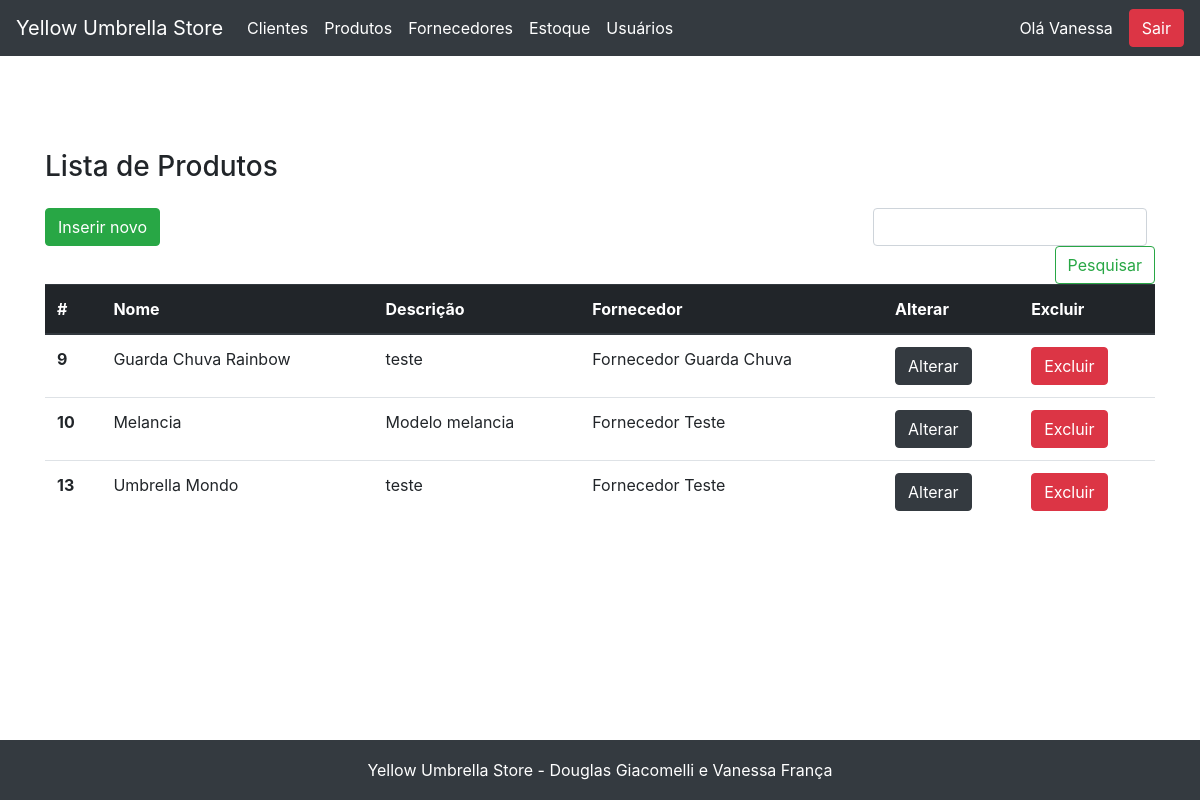
Page /produto/view_produtos.php (signed in) on the committed database.
### tables this page shows
CREATE TABLE `produto` (
  `id` int NOT NULL AUTO_INCREMENT,
  `nome` varchar(255) NOT NULL,
  `descricao` text NOT NULL,
  `imagem` varchar(255) NOT NULL,
  `fornecedor_id` int DEFAULT NULL,
  PRIMARY KEY (`id`),
  KEY `fornecedor_id` (`fornecedor_id`),
  CONSTRAINT `produto_ibfk_1` FOREIGN KEY (`fornecedor_id`) REFERENCES `fornecedor` (`id`)
);

CREATE TABLE `fornecedor` (
  `id` int NOT NULL AUTO_INCREMENT,
  `nome` varchar(255) NOT NULL,
  `descricao` text NOT NULL,
  `email` varchar(255) NOT NULL,
  `telefone` varchar(255) NOT NULL,
  `endereco_id` int DEFAULT NULL,
  PRIMARY KEY (`id`),
  KEY `endereco_id` (`endereco_id`),
  CONSTRAINT `fornecedor_ibfk_2` FOREIGN KEY (`endereco_id`) REFERENCES `endereco` (`id`) ON DELETE CASCADE ON UPDATE RESTRICT
);

### fachada.php (called while the page is built, shortened)
<?php
include_once('model/Produto.php');
include_once('dao/mysql/MysqlDaoFactory.php');
$factory = new MysqlDaofactory();
?>

### dao/mysql/MysqlDaoFactory.php (called while the page is built, shortened)
<?php
include_once('MysqlProdutoDao.php');
class MysqlDaofactory extends DaoFactory {
    private $host = "localhost";
    private $db_name = "web2";
    private $port = "3306";
    private $username = "root";
    private $password = "v6a10fr4nc486";
    public function getConnection(){
        $this->conn = null;
        $dsn="mysql:host=" . $this->host . ";port=" . $this->port . ";dbname=" . $this->db_name;
        try{
            $this->conn = new PDO($dsn, $this->username, $this->password);
      }catch(PDOException $exception){
            echo "Connection error: " . $exception->getMessage() . "\n";
            echo "DSN = " . $dsn;
        }
        return $this->conn;
    }
    public function getProdutoDao() {
        return new MysqlProdutoDao($this->getConnection());
    }
}
?>

### dao/DAO.php (called while the page is built, shortened)
<?php
abstract class DAO {
    public function __construct($conn){
        $this->conn = $conn;
    }
}
?>

### dao/mysql/MysqlProdutoDao.php (called while the page is built, shortened)
<?php
include_once($_SERVER['DOCUMENT_ROOT'].'/yellow_umbrella/dao/DAO.php');
class MysqlProdutoDao extends DAO implements ProdutoDao {
    private $table_name = 'produto';
    public function buscaTodos() {
        $query = "SELECT
                    p.id, p.nome, p.descricao, p.imagem, fornecedor_id, f.nome as fornecedor_nome, e.preco as produto_preco, e.quantidade as produto_quantidade
                FROM
                    " . $this->table_name ." p
                    LEFT JOIN estoque e on (e.produto_id = p.id)
                    LEFT JOIN fornecedor f on (fornecedor_id = f.id)
                    ORDER BY id ASC";
        $stmt = $this->conn->prepare( $query );
        $stmt->execute();
        $produtos = [];
        while ($row = $stmt->fetch(PDO::FETCH_ASSOC)){
            extract($row);
            $produto = new Produto($id, $nome, $descricao, $imagem, $fornecedor_id, $fornecedor_nome, $produto_preco, $produto_quantidade);
            $produtos[] = $produto;
        }
        return $produtos;
    }
}
?>

### model/Produto.php (called while the page is built, shortened)
<?php
class Produto{
    private $id;
    private $nome;
    private $descricao;
    private $fornecedor_nome;
    public function __construct( $id=null, $nome, $descricao, $imagem, $fornecedor_id, $fornecedor_nome=null, $produto_preco=null, $produto_quantidade=null){
        $this->id=$id;
        $this->nome=$nome;
        $this->descricao=$descricao;
        $this->fornecedor_nome=$fornecedor_nome;
    }
    public function getId() { return intval($this->id); }
    public function getNome() { return $this->nome; }
    public function getDescricao() { return $this->descricao; }
    public function getFornecedorNome() { return $this->fornecedor_nome; }
}
?>

### produto/view_produtos.php (the view, shortened to what this page needs)
<?php
    include "../fachada.php";
    include "../header.php";
    $dao = $factory->getProdutoDao();
    $produtos = $dao->buscaTodos();
    $produtos = (isset($_SESSION["produtos"])) ? ($_SESSION["produtos"]) : ($produtos);
?>
<main role="main" class="container">
    <h3 class="mb-3">Lista de Produtos</h3>
    <div class="row">
        <div class="col-12">
        </div>
        <div class="col-lg-8 col-sm-12">
            <a href="view_cadastro_produto.php" class="btn btn-success mb-2">Inserir novo</a>
        </div>
        <div class="col-lg-4 col-sm-12">
            <form class="form-inline mt-2 mt-md-0 form-search-list" action="<?=$base?>/produto/executa_pesquisa.php" method="POST">
                <input class="form-control mr-sm-2" type="text" name="pesquisa" aria-label="Pesquisar">
                <button class="btn btn-outline-success my-2 my-sm-0" type="submit">Pesquisar</button>
            </form>
        </div>
        <div class="col-12">
        <table class="table table-responsive">
            <thead class="thead-dark">
                <tr>
                <th scope="col">#</th>
                <th scope="col">Nome</th>
                <th scope="col">Descrição</th>
                <th scope="col">Fornecedor</th>
                <th scope="col">Alterar</th>
                <th scope="col">Excluir</th>
                </tr>
            </thead>
            <tbody>
            <?php
                if($produtos){
                    foreach($produtos as $item){
            ?>
                <tr>
                <th scope="row"><?=$item->getID()?></th>
                <td><?=$item->getNome()?></td>
                <td><?=$item->getDescricao()?></td>
                <td><?=$item->getFornecedorNome()?></td>
                <td><a href="view_editar_produto.php?id=<?=$item->getID()?>" class="btn btn-dark">Alterar</button></td>
                <td><a href="exclui_produto.php?id=<?=$item->getID()?>" id="excluiProduto" class="btn btn-danger" onclick="return confirm('Você quer mesmo remover este produto?')">Excluir</button></td>
                </tr>
            <?php
                    }
                }else{
                    echo "<td colspan=6 style='text-align:center;'>Sem registros</td>";
                }
            ?>
            </tbody>
        </table>
        </div>
    </div>
</main>
<?php include "../footer.php"; ?>

### assets/css/sticky-footer.css (style rules this page uses)
html { position: relative; min-height: 100%; }
body { margin-bottom: 60px; }
body > .container { padding: 150px 15px 0; }
.form-search-list { justify-content: flex-end; }
.table-responsive { display: table; }

### assets/css/custom.css (style rules this page uses)
.form-search-list { justify-content: flex-end; }
.table-responsive { display: table; }

### rows in the picture
produto: id "9", nome "Guarda Chuva Rainbow", descricao "teste", fornecedor.nome "Fornecedor Guarda Chuva"
produto: id "10", nome "Melancia", descricao "Modelo melancia", fornecedor.nome "Fornecedor Teste"
produto: id "13", nome "Umbrella Mondo", descricao "teste", fornecedor.nome "Fornecedor Teste"

### other values in the picture
$_SESSION["nome_usuario"] "Vanessa"
